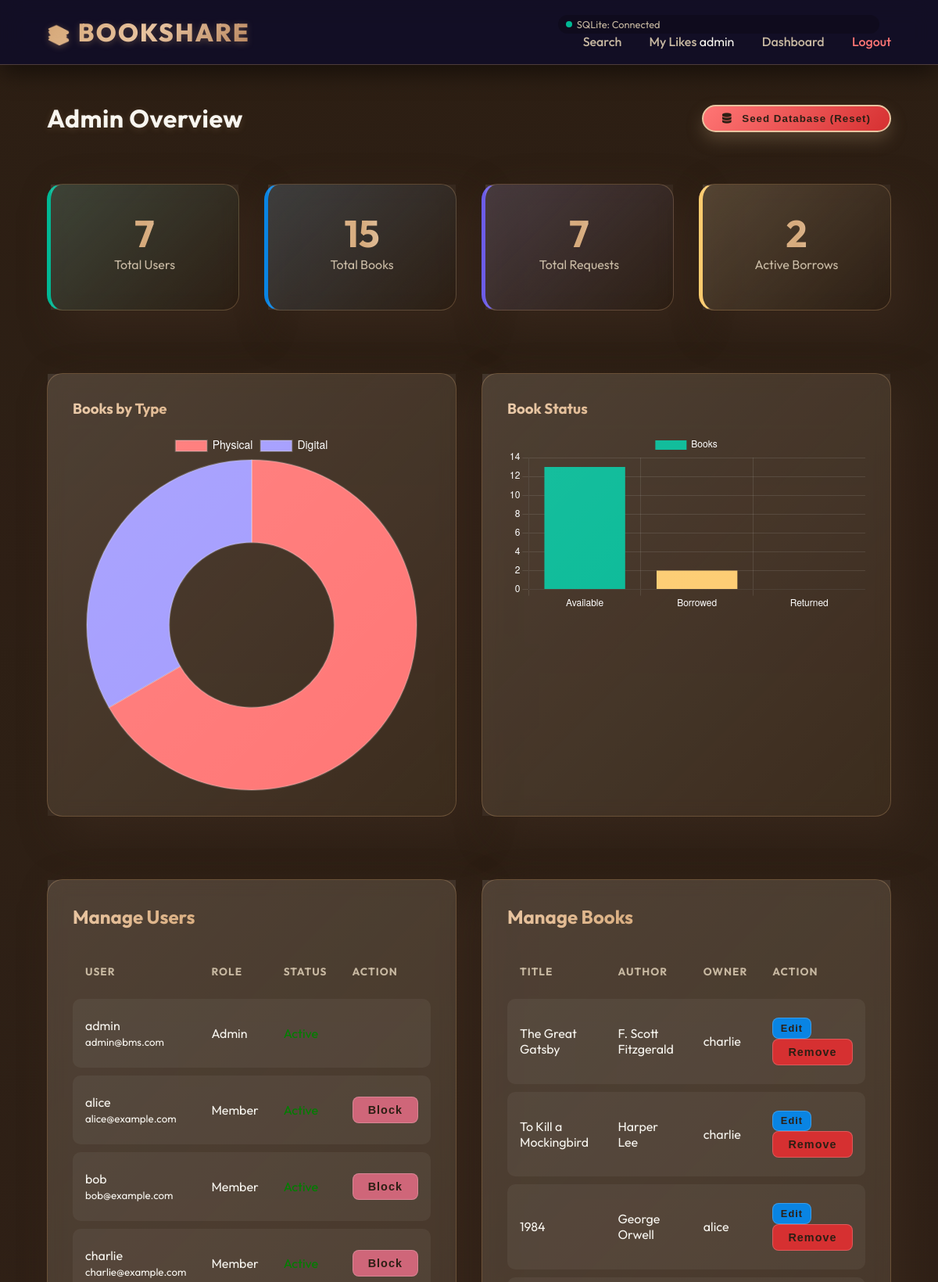
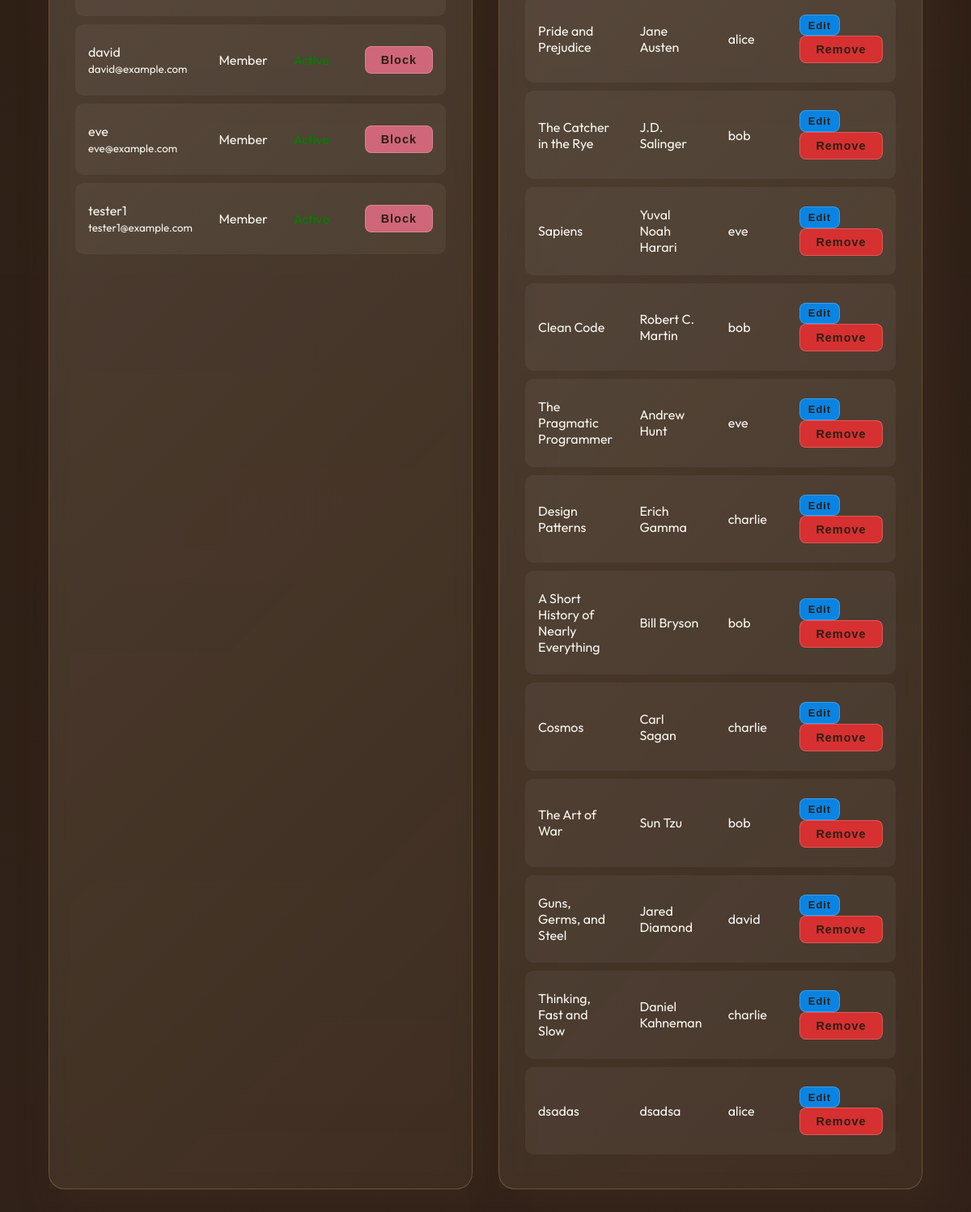
Page /admin (signed in) on the earlier database version (2 pictures, top to bottom).
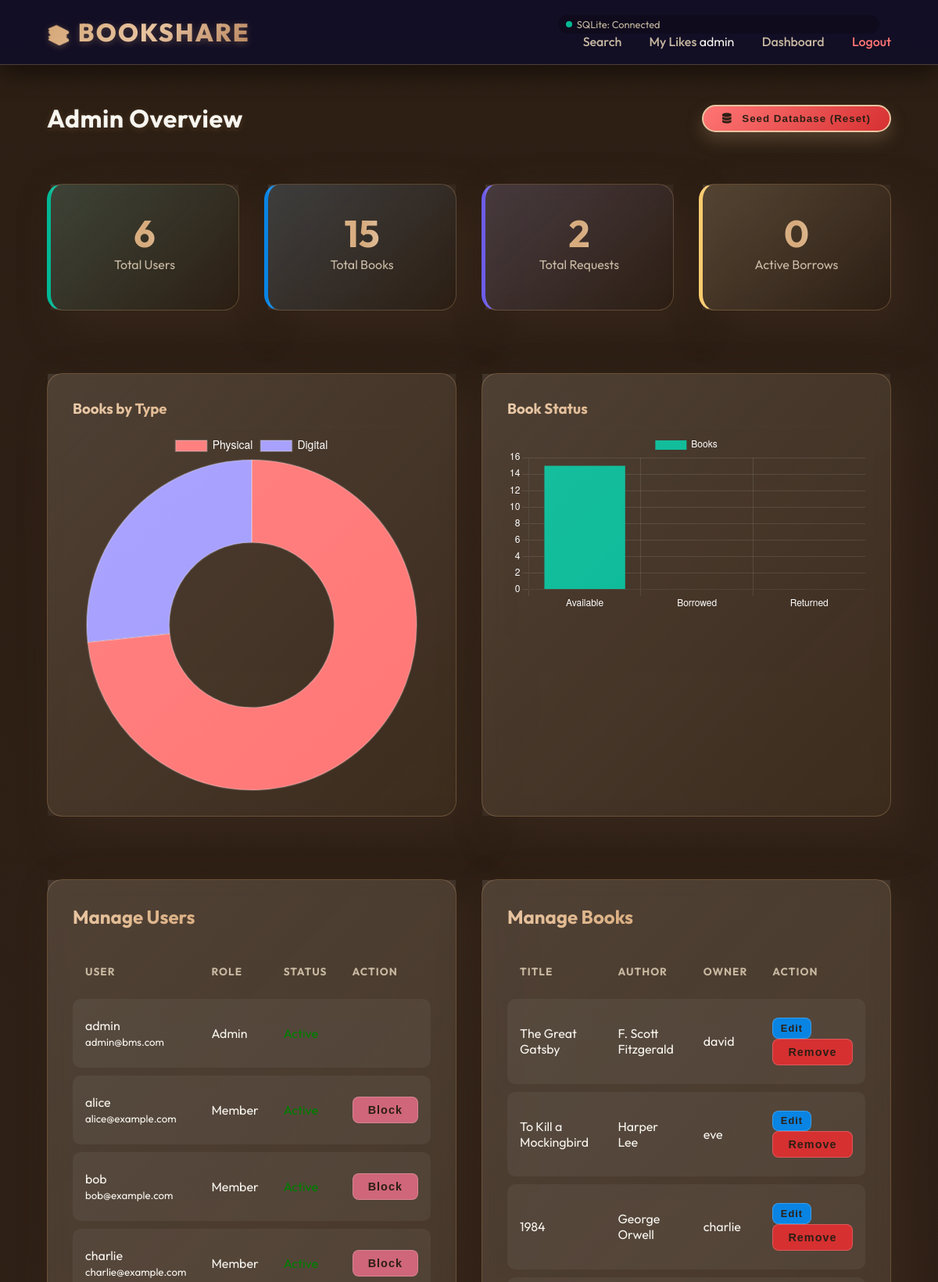
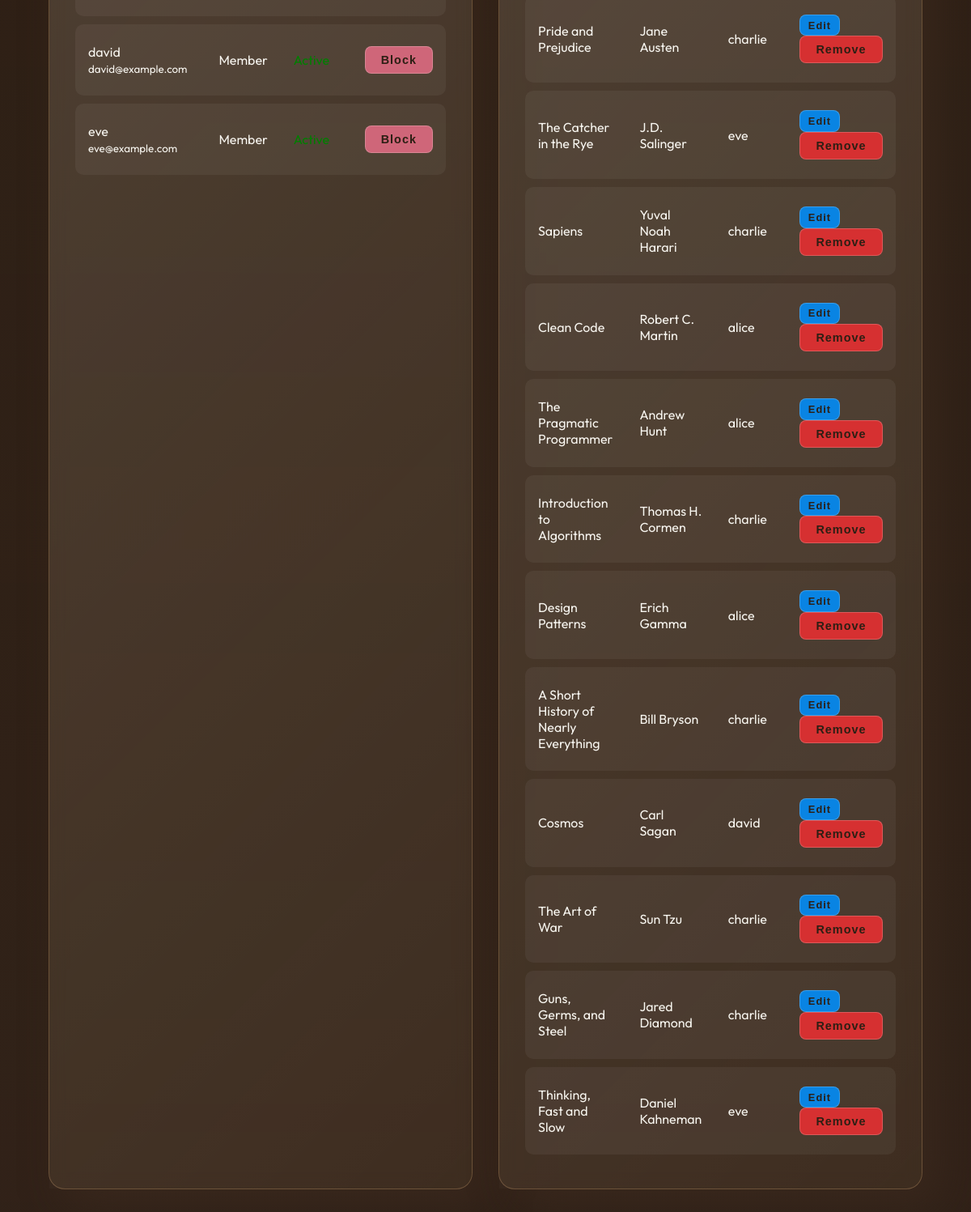
Same page on the later database version (2 pictures, top to bottom).
### models.py (models this page shows, shortened)
class User(UserMixin, db.Model):
    id = db.Column(db.Integer, primary_key=True)
    username = db.Column(db.String(80), unique=True, nullable=False)
    email = db.Column(db.String(120), unique=True, nullable=False)
    password_hash = db.Column(db.String(128))
    role = db.Column(db.String(20), nullable=False, default='Member') # Member or Admin
    is_blocked = db.Column(db.Boolean, default=False)

class Book(db.Model):
    id = db.Column(db.Integer, primary_key=True)
    title = db.Column(db.String(200), nullable=False)
    author = db.Column(db.String(200), nullable=False)
    category = db.Column(db.String(100), nullable=False)
    type = db.Column(db.String(20), nullable=False) # Physical or Digital
    location = db.Column(db.String(200), nullable=True) # New: Physical availability notes
    description = db.Column(db.Text, nullable=True) # New: Book description
    file_link = db.Column(db.String(500), nullable=True) # Link to digital resource
    filename = db.Column(db.String(500), nullable=True) # Uploaded file path
    likes = db.Column(db.Integer, default=0) # New Interactive Feature
    status = db.Column(db.String(20), default='Available') # Available, Borrowed, Returned
    is_deleted = db.Column(db.Boolean, default=False) # Soft delete flag
    owner_id = db.Column(db.Integer, db.ForeignKey('user.id'), nullable=False)
    owner = db.relationship('User', backref=db.backref('books', lazy=True))

### app.py (the view)
@app.route('/admin')
@login_required
def admin_dashboard():
    if current_user.role != 'Admin':
        return "Unauthorized", 403
    users = User.query.all()
    books = Book.query.filter_by(is_deleted=False).all()
    total_users = User.query.count()
    total_books = Book.query.filter_by(is_deleted=False).count()
    total_requests = BorrowRequest.query.count()
    active_borrows = Book.query.filter_by(status='Borrowed', is_deleted=False).count()
    physical_books = Book.query.filter_by(type='Physical', is_deleted=False).count()
    digital_books = Book.query.filter_by(type='Digital', is_deleted=False).count()
    available_books = Book.query.filter_by(status='Available', is_deleted=False).count()
    borrowed_books = Book.query.filter_by(status='Borrowed', is_deleted=False).count()
    returned_books = Book.query.filter_by(status='Returned', is_deleted=False).count()
    return render_template('admin.html',
        users=users,
        books=books,
        total_users=total_users,
        total_books=total_books,
        total_requests=total_requests,
        active_borrows=active_borrows,
        physical_books=physical_books,
        digital_books=digital_books,
        available_books=available_books,
        borrowed_books=borrowed_books,
        returned_books=returned_books
    )

### templates/admin.html (shortened to what this page needs)
{% extends 'base.html' %}
{% block body_class %}page-admin{% endblock %}
{% block content %}
<div style="display: flex; justify-content: space-between; align-items: center; margin-bottom: 2rem;">
    <h1 style="margin: 0;">Admin Overview</h1>
    <form action="{{ url_for('seed_db_route') }}" method="POST" style="margin: 0;"
        onsubmit="return confirm('Wait! This will DELETE all current data and reset the database with sample data. Continue?');">
        <button type="submit"
            style="background: linear-gradient(135deg, #ff7675, #d63031); width: auto; padding: 0.5rem 1.5rem; border-radius: 50px; font-weight: 600;">
            <i class="fas fa-database" style="margin-right: 8px;"></i> Seed Database (Reset)
        </button>
    </form>
</div>
<div class="grid" style="margin-bottom: 3rem; grid-template-columns: repeat(auto-fit, minmax(200px, 1fr));">
    <div class="card"
        style="text-align: center; border-left: 5px solid #00b894; background: linear-gradient(135deg, rgba(0,184,148,0.1), transparent);">
        <h3 style="font-size: 3rem; margin-bottom: 0;">{{ total_users }}</h3>
        <p style="color: var(--text-muted); margin-top: 0;">Total Users</p>
    </div>
    <div class="card"
        style="text-align: center; border-left: 5px solid #0984e3; background: linear-gradient(135deg, rgba(9,132,227,0.1), transparent);">
        <h3 style="font-size: 3rem; margin-bottom: 0;">{{ total_books }}</h3>
        <p style="color: var(--text-muted); margin-top: 0;">Total Books</p>
    </div>
    <div class="card"
        style="text-align: center; border-left: 5px solid #6c5ce7; background: linear-gradient(135deg, rgba(108,92,231,0.1), transparent);">
        <h3 style="font-size: 3rem; margin-bottom: 0;">{{ total_requests }}</h3>
        <p style="color: var(--text-muted); margin-top: 0;">Total Requests</p>
    </div>
    <div class="card"
        style="text-align: center; border-left: 5px solid #fdcb6e; background: linear-gradient(135deg, rgba(253,203,110,0.1), transparent);">
        <h3 style="font-size: 3rem; margin-bottom: 0;">{{ active_borrows }}</h3>
        <p style="color: var(--text-muted); margin-top: 0;">Active Borrows</p>
    </div>
</div>
<div
    style="display: grid; grid-template-columns: repeat(auto-fit, minmax(400px, 1fr)); gap: 2rem; margin-bottom: 3rem;">
    <div class="card" style="padding: 2rem;">
        <h3 style="margin-top: 0;">Books by Type</h3>
        <canvas id="bookTypeChart"></canvas>
    </div>
    <div class="card" style="padding: 2rem;">
        <h3 style="margin-top: 0;">Book Status</h3>
        <canvas id="bookStatusChart"></canvas>
    </div>
</div>
<div class="grid">
    <div class="card" data-tilt style="transform-style: preserve-3d;">
        <h2 style="transform: translateZ(30px);">Manage Users</h2>
        <div style="overflow-x: auto; transform: translateZ(20px);">
            <table>
                <thead>
                    <tr>
                        <th>User</th>
                        <th>Role</th>
                        <th>Status</th>
                        <th>Action</th>
                    </tr>
                </thead>
                <tbody>
                    {% for user in users %}
                    <tr style="transform: translateZ(10px);">
                        <td>{{ user.username }}<br><small>{{ user.email }}</small></td>
                        <td>{{ user.role }}</td>
                        <td>
                            {% if user.is_blocked %}
                            <span style="color: red;">Blocked</span>
                            {% else %}
                            <span style="color: green;">Active</span>
                            {% endif %}
                        </td>
                        <td>
                            {% if user.role != 'Admin' %}
                            <form method="POST" action="{{ url_for('toggle_block_user', id=user.id) }}">
                                <button type="submit" class="btn-small"
                                    style="background: {% if user.is_blocked %}#00b894{% else %}#cf6679{% endif %}; width: auto;">
                                    {% if user.is_blocked %}Unblock{% else %}Block{% endif %}
                                </button>
                            </form>
                            {% endif %}
                        </td>
                    </tr>
                    {% endfor %}
                </tbody>
            </table>
        </div>
    </div>
    <div class="card" data-tilt style="transform-style: preserve-3d;">
        <h2 style="transform: translateZ(30px);">Manage Books</h2>
        <div style="overflow-x: auto; transform: translateZ(20px);">
            <table>
                <thead>
                    <tr>
                        <th>Title</th>
                        <th>Author</th>
                        <th>Owner</th>
                        <th>Action</th>
                    </tr>
                </thead>
                <tbody>
                    {% for book in books %}
                    <tr style="transform: translateZ(10px);">
                        <td>{{ book.title }}</td>
                        <td>{{ book.author }}</td>
                        <td>{{ book.owner.username }}</td>
                        <td>
                            <a href="{{ url_for('edit_book', id=book.id) }}" style="text-decoration: none;">
                                <button class="btn-small"
                                    style="background: #0984e3; padding: 0.3rem 0.6rem; font-size: 0.8rem; width: auto; display: inline-block;">Edit</button>
                            </a>
                            <form method="POST" action="{{ url_for('delete_book_admin', id=book.id) }}"
                                onsubmit="return confirm('Delete this book universally?');" style="display:inline;">
                                <button type="submit" class="btn-small"
                                    style="background: #d63031; width: auto;">Remove</button>
                            </form>
                        </td>
                    </tr>
                    {% endfor %}
                </tbody>
            </table>
        </div>
    </div>
</div>
<script>
    // Books by Type Chart
    const typeCtx = document.getElementById('bookTypeChart').getContext('2d');
    new Chart(typeCtx, {
        type: 'doughnut',
        data: {
            labels: ['Physical', 'Digital'],
            datasets: [{
                data: [{{ physical_books }}, {{ digital_books }}],
        backgroundColor: ['#ff7675', '#a29bfe'],
        borderColor: 'rgba(255,255,255,0.2)',
        borderWidth: 2
    }]
        },
        options: {
        responsive: true,
        plugins: {
            legend: { labels: { color: '#fff', font: { size: 14 } } }
        }
    }
    });
    // Book Status Chart
    const statusCtx = document.getElementById('bookStatusChart').getContext('2d');
    new Chart(statusCtx, {
        type: 'bar',
        data: {
            labels: ['Available', 'Borrowed', 'Returned'],
            datasets: [{
                label: 'Books',
                data: [{{ available_books }}, {{ borrowed_books }}, {{ returned_books }}],
        backgroundColor: ['#00b894', '#fdcb6e', '#636e72'],
        borderWidth: 0
            }]
        },
        options: {
        responsive: true,
        scales: {
            y: {
                beginAtZero: true,
                ticks: { color: '#fff' },
                grid: { color: 'rgba(255,255,255,0.1)' }
            },
            x: {
                ticks: { color: '#fff' },
                grid: { color: 'rgba(255,255,255,0.1)' }
            }
        },
        plugins: {
            legend: { labels: { color: '#fff' } }
        }
    }
    });
</script>
{% endblock %}

### templates/base.html (shortened to what this page needs)
<!DOCTYPE html>
<html lang="en">
<head>
    <link rel="stylesheet" href="{{ url_for('static', filename='style.css') }}">
    <link rel="stylesheet" href="https://cdnjs.cloudflare.com/ajax/libs/font-awesome/6.4.0/css/all.min.css">
</head>
<body class="{% block body_class %}{% endblock %}">
    <nav>
        <a href="{{ url_for('index') }}" class="nav-brand">
            <span style="font-size: 1.5rem;">📚</span> BookShare
        </a>
        <div class="nav-links">
            <div class="db-status"
                style="margin-right: 15px; font-size: 0.8rem; display: flex; align-items: center; background: rgba(0,0,0,0.2); padding: 4px 10px; border-radius: 20px;">
                <span
                    style="width: 8px; height: 8px; border-radius: 50%; background: {% if db_connected %}#00b894{% else %}#d63031{% endif %}; margin-right: 6px;"></span>
                <span style="color: var(--text-muted);">{{ db_type }}: {% if db_connected %}Connected{% else
                    %}Disconnected{% endif %}</span>
            </div>
            <a href="{{ url_for('index') }}" class="{% if request.endpoint == 'index' %}active{% endif %}">Search</a>
            {% if current_user.is_authenticated %}
            <a href="{{ url_for('my_likes') }}" class="{% if request.endpoint == 'my_likes' %}active{% endif %}">My
                Likes</a>
            <span>{{ current_user.username }}</span>
            <a href="{{ url_for('dashboard') }}"
                class="{% if request.endpoint == 'dashboard' %}active{% endif %}">Dashboard</a>
            <a href="{{ url_for('logout') }}" style="color: #ff7675;">Logout</a>
            {% else %}
            <a href="{{ url_for('login') }}">Login</a>
            <a href="{{ url_for('register') }}"
                style="color: #00cec9; border: 1px solid #00cec9; padding: 0.5rem 1.5rem; border-radius: 50px;">Sign
                Up</a>
            {% endif %}
        </div>
    </nav>
    <div class="container">
        {% block content %}{% endblock %}
    </div>
</body>
</html>

Differences in the rows shown:
removed User: username "tester1", email "tester1@example.com", role "Member", is_blocked "Block"
removed Book: title "dsadas", author "dsadsa", owner.username "alice"
changed Book "The Great Gatsby": owner.username "charlie" → "david"
changed Book "To Kill a Mockingbird": owner.username "charlie" → "eve"
changed Book "George Orwell": owner.username "alice" → "charlie"
changed Book "Pride and Prejudice": owner.username "alice" → "charlie"
changed Book "The Catcher in the Rye": owner.username "bob" → "eve"
changed Book "Sapiens": owner.username "eve" → "charlie"
changed Book "Clean Code": owner.username "bob" → "alice"
changed Book "The Pragmatic Programmer": owner.username "eve" → "alice"
now on this page (row edited): Book: title "Introduction to Algorithms", author "Thomas H. Cormen", owner.username "charlie"
changed Book "Design Patterns": owner.username "charlie" → "alice"
changed Book "A Short History of Nearly Everything": owner.username "bob" → "charlie"
changed Book "Cosmos": owner.username "charlie" → "david"
changed Book "The Art of War": owner.username "bob" → "charlie"
changed Book "Guns, Germs, and Steel": owner.username "david" → "charlie"
changed Book "Thinking, Fast and Slow": owner.username "charlie" → "eve"
Other differences:
{{ total_users }}: "7" → "6"
{{ total_requests }}: "7" → "2"
{{ active_borrows }}: "2" → "0"
chart data {{ physical_books }}: 10 → 11
chart data {{ digital_books }}: 5 → 4
chart data {{ available_books }}: 13 → 15
chart data {{ borrowed_books }}: 2 → 0
